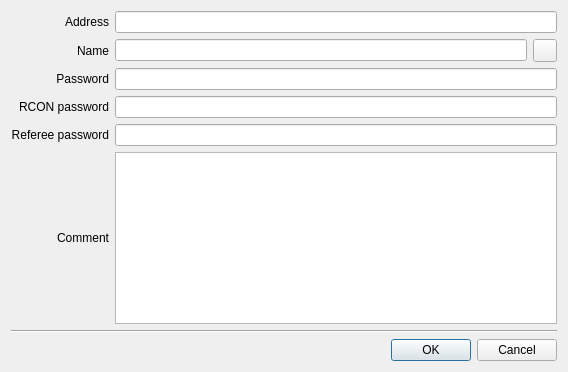
<?xml version="1.0" encoding="UTF-8"?>
<ui version="4.0">
 <class>ServOptsDialogClass</class>
 <widget class="QDialog" name="ServOptsDialogClass">
  <property name="geometry">
   <rect>
    <x>0</x>
    <y>0</y>
    <width>568</width>
    <height>372</height>
   </rect>
  </property>
  <property name="windowTitle">
   <string>Dialog</string>
  </property>
  <property name="windowIcon">
   <iconset resource="images.qrc">
    <normaloff>:/icons/icons/bookmarks.png</normaloff>:/icons/icons/bookmarks.png</iconset>
  </property>
  <layout class="QVBoxLayout" name="verticalLayout">
   <item>
    <layout class="QGridLayout" name="gridLayout">
     <item row="0" column="0">
      <widget class="QLabel" name="label_8">
       <property name="text">
        <string>Address</string>
       </property>
       <property name="alignment">
        <set>Qt::AlignRight|Qt::AlignTrailing|Qt::AlignVCenter</set>
       </property>
      </widget>
     </item>
     <item row="0" column="1">
      <widget class="QLineEdit" name="addressEdit"/>
     </item>
     <item row="1" column="0">
      <widget class="QLabel" name="label_4">
       <property name="text">
        <string>Name</string>
       </property>
       <property name="alignment">
        <set>Qt::AlignRight|Qt::AlignTrailing|Qt::AlignVCenter</set>
       </property>
      </widget>
     </item>
     <item row="1" column="1">
      <layout class="QHBoxLayout" name="horizontalLayout">
       <item>
        <widget class="QLineEdit" name="nameEdit"/>
       </item>
       <item>
        <widget class="QToolButton" name="update_name_button">
         <property name="toolTip">
          <string>Update server name by address</string>
         </property>
         <property name="icon">
          <iconset resource="images.qrc">
           <normaloff>:/icons/icons/view-refresh.png</normaloff>:/icons/icons/view-refresh.png</iconset>
         </property>
        </widget>
       </item>
      </layout>
     </item>
     <item row="2" column="0">
      <widget class="QLabel" name="label_7">
       <property name="text">
        <string>Password</string>
       </property>
       <property name="alignment">
        <set>Qt::AlignRight|Qt::AlignTrailing|Qt::AlignVCenter</set>
       </property>
      </widget>
     </item>
     <item row="2" column="1">
      <widget class="QLineEdit" name="passwordEdit"/>
     </item>
     <item row="3" column="0">
      <widget class="QLabel" name="label_6">
       <property name="text">
        <string>RCON password</string>
       </property>
       <property name="alignment">
        <set>Qt::AlignRight|Qt::AlignTrailing|Qt::AlignVCenter</set>
       </property>
      </widget>
     </item>
     <item row="3" column="1">
      <widget class="QLineEdit" name="rconEdit"/>
     </item>
     <item row="4" column="0">
      <widget class="QLabel" name="label_9">
       <property name="text">
        <string>Referee password</string>
       </property>
       <property name="alignment">
        <set>Qt::AlignRight|Qt::AlignTrailing|Qt::AlignVCenter</set>
       </property>
      </widget>
     </item>
     <item row="4" column="1">
      <widget class="QLineEdit" name="refEdit"/>
     </item>
     <item row="5" column="0">
      <widget class="QLabel" name="label_5">
       <property name="text">
        <string>Comment</string>
       </property>
       <property name="alignment">
        <set>Qt::AlignRight|Qt::AlignTrailing|Qt::AlignVCenter</set>
       </property>
      </widget>
     </item>
     <item row="5" column="1">
      <widget class="QTextEdit" name="commentEdit"/>
     </item>
    </layout>
   </item>
   <item>
    <widget class="Line" name="line">
     <property name="orientation">
      <enum>Qt::Horizontal</enum>
     </property>
    </widget>
   </item>
   <item>
    <widget class="QDialogButtonBox" name="buttonBox">
     <property name="standardButtons">
      <set>QDialogButtonBox::Cancel|QDialogButtonBox::Ok</set>
     </property>
    </widget>
   </item>
  </layout>
 </widget>
 <tabstops>
  <tabstop>addressEdit</tabstop>
  <tabstop>nameEdit</tabstop>
  <tabstop>passwordEdit</tabstop>
  <tabstop>rconEdit</tabstop>
  <tabstop>refEdit</tabstop>
  <tabstop>commentEdit</tabstop>
  <tabstop>buttonBox</tabstop>
 </tabstops>
 <resources>
  <include location="images.qrc"/>
 </resources>
 <connections>
  <connection>
   <sender>buttonBox</sender>
   <signal>accepted()</signal>
   <receiver>ServOptsDialogClass</receiver>
   <slot>accept()</slot>
   <hints>
    <hint type="sourcelabel">
     <x>454</x>
     <y>348</y>
    </hint>
    <hint type="destinationlabel">
     <x>451</x>
     <y>369</y>
    </hint>
   </hints>
  </connection>
  <connection>
   <sender>buttonBox</sender>
   <signal>rejected()</signal>
   <receiver>ServOptsDialogClass</receiver>
   <slot>reject()</slot>
   <hints>
    <hint type="sourcelabel">
     <x>482</x>
     <y>350</y>
    </hint>
    <hint type="destinationlabel">
     <x>496</x>
     <y>370</y>
    </hint>
   </hints>
  </connection>
 </connections>
</ui>
